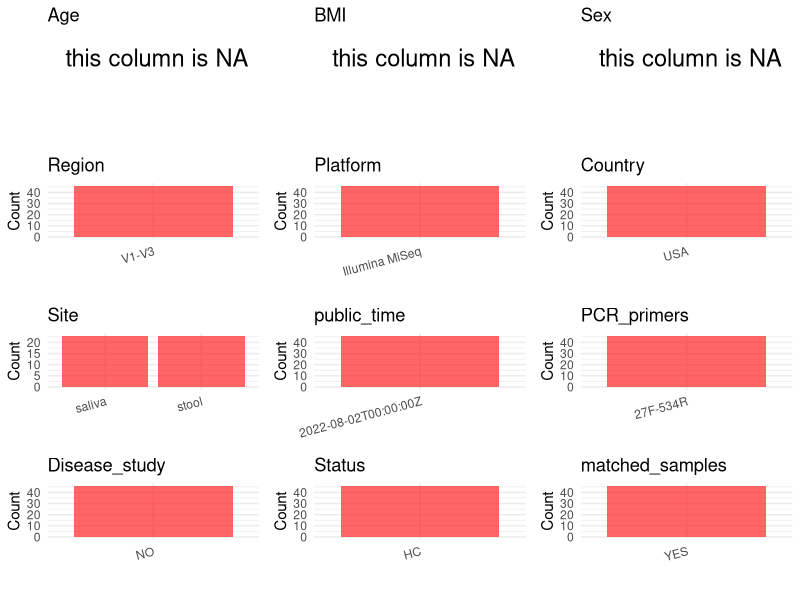

Write the R code that produced this figure. (Note: this script raises an error after producing the figure.)
## ---- chunk 1
# Load necessary libraries
library(dplyr)
library(ggplot2)
library(cowplot)

# Set working directory (update this path to your local directory)
setwd("D:/studylearning/董彪师兄项目/任务4_20251009/PRJNA865362")

# Read the initial metadata files
initial_meta<-read.csv("SraRunTable.csv",header = T)

# Display the first few rows of the metadata
head(initial_meta)
## ---- chunk 2
# Create a uniform metadata dataframe
metadata <- data.frame(
  BioProject = initial_meta$BioProject,
  Run = initial_meta$Run,
  sample_name = initial_meta$Library.Name,
  Age = NA,
  BMI = NA,
  Sex= NA,
  Region = "V1-V3",
  Platform = initial_meta$Instrument,
  Country = initial_meta$geo_loc_name_country,
  Site = initial_meta$env_medium,
  public_time = initial_meta$ReleaseDate,
  stringsAsFactors = FALSE
)
## ---- chunk 3
# Add information obtained from the publication
metadata$PCR_primers <- "27F-534R"  # Update based on the publication
metadata$title <- "Exploratory studies of oral and fecal microbiome in healthy human aging"
metadata$Disease_study <- "NO"
metadata$Status <- "HC"

#extract subject id by remove prefix of sample_name
metadata$sample_name <- sub(".{2}$", "", metadata$sample_name)

# Check initial data distribution
cat("Initial sample distribution:\n")
table(metadata$sample_name)
table(metadata$Site)

# Calculate sampling frequency per subject
sample_counts <- table(metadata$sample_name)
cat("\nNumber of samples per subject:\n")
print(sample_counts)

# Create matched_samples column
metadata$matched_samples <- ifelse(metadata$sample_name %in% names(sample_counts[sample_counts >= 2]), "YES", "NO")

cat("\nMatched samples distribution:\n")
table(metadata$matched_samples)

# Identify samples for removal: single samples excluding saliva
single_samples <- names(sample_counts[sample_counts == 1])
samples_to_remove <- metadata$sample_name %in% single_samples & !(metadata$Site %in% c("saliva"))

cat("\nNumber of samples to be removed:", sum(samples_to_remove), "\n")

# Remove identified samples
metadata_clean <- metadata[!samples_to_remove, ]

cat("\nFinal sample distribution after cleaning:\n")
table(metadata_clean$sample_name)
table(metadata_clean$Site)
table(metadata_clean$matched_samples)

# Use cleaned dataset for subsequent analysis
metadata <- metadata_clean
## ---- chunk 4
# Check the number of unique runs and sample names
print(paste("Number of unique runs:", length(unique(metadata$Run))))
print(paste("Number of unique sample names:", length(unique(metadata$sample_name))))
## ---- chunk 5
# Select columns for visualization
plot_data <- metadata %>%
  select(-BioProject, -Run, -sample_name, -title)

# Function to create simple plots for each column
create_simple_plots <- function(data) {
  plots <- list()
  
  for (col in colnames(data)) {
    # Check if the column is all NA
    if (all(is.na(data[[col]]))) {
      # Create an empty plot with text indicating all NA
      p <- ggplot() +
        annotate("text", x = 0.5, y = 0.5, label = "this column is NA", size = 6) +
        labs(title = col) +
        theme_void()
    } else if (is.numeric(data[[col]])) {
      # Numeric variable: histogram
      p <- ggplot(data, aes(x = .data[[col]])) +
        geom_histogram(fill = "blue", alpha = 0.6, bins = 20, na.rm = TRUE) +
        labs(title = col) +
        theme_minimal()
    } else {
      # Categorical variable: bar plot (remove NA values)
      count_data <- as.data.frame(table(data[[col]], useNA = "ifany"))
      p <- ggplot(count_data, aes(x = reorder(Var1, -Freq), y = Freq)) +
        geom_col(fill = "red", alpha = 0.6) +
        labs(title = col, x = NULL, y = "Count") +
        theme_minimal() +
        theme(axis.text.x = element_text(angle = 15, hjust = 1))
    }
    plots[[col]] <- p
  }
  
  return(plots)
}

# Generate and arrange plots
plots <- create_simple_plots(plot_data)
p<-plot_grid(plots$Age, 
          plots$BMI, 
          plots$Sex, 
          plots$Region, 
          plots$Platform, 
          plots$Country, 
          plots$Site,
          plots$public_time, 
          plots$PCR_primers,
          plots$Disease_study,
          plots$Status,
          plots$matched_samples,# add 
          ncol = 3, align = "hv", axis = "lb")
ggsave("Metadata_Summary.png", plot = p, width = 8, height = 6, dpi = 150, bg = "white")
## ---- chunk 6
knitr::include_graphics("Metadata_Summary.png")
## ---- chunk 7
# Reorder columns to match the desired format
metadata <- metadata[, c(
  "BioProject", "Run", "sample_name", "Age", "BMI", "Sex", 
  "Region", "Platform", "Country", "Site", "public_time", 
  "PCR_primers", "title", "Disease_study", "Status","matched_samples"
)]

# Export the uniform metadata to a CSV file
write.csv(metadata, file = "metadata.csv", quote = FALSE)
head(metadata)
